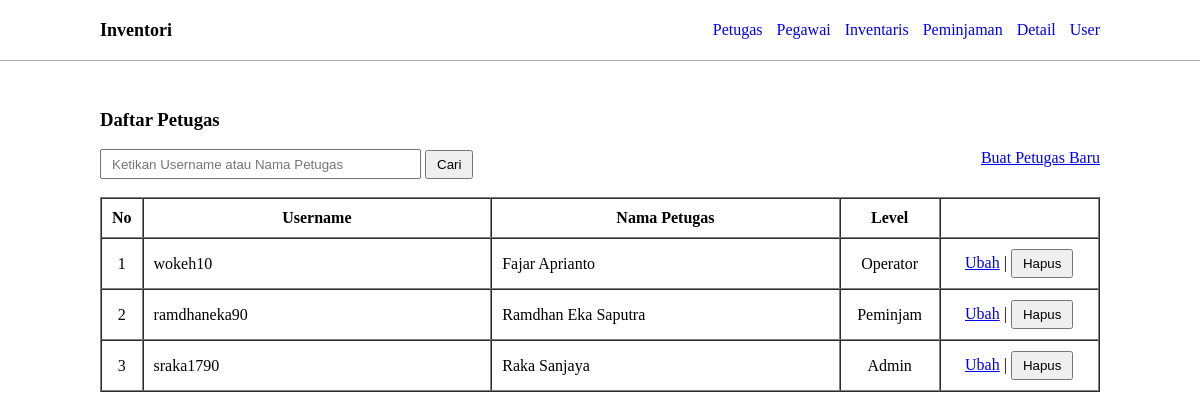
The page / on the database its author committed.
### tables this page shows
CREATE TABLE `petugas` (
  `id_petugas` int(10) UNSIGNED NOT NULL,
  `id_level` int(10) UNSIGNED NOT NULL,
  `nama_petugas` varchar(191) NOT NULL,
  `username` varchar(191) NOT NULL,
  `password` varchar(191) NOT NULL
);

CREATE TABLE `level` (
  `id_level` int(10) UNSIGNED NOT NULL,
  `nama_level` varchar(191) NOT NULL
);

### application/controllers/Petugas.php (called while the page is built, shortened)
<?php
class Petugas extends CI_Controller {
	public function __construct()
  {
    $this->load->model(
			array( 'petugas_model', 'level_model' )
		);
    $this->load->helper(
			array( 'url', 'url_helper' )
		);
    $this->load->library(
			array( 'pagination', 'session' )
		);
  }
	public function index()
	{
		$uri_segment = $this->uri->segment(3);
		$num_rows = $this->petugas_model->countData();
		$config['per_page'] = 10;
		$data['petugas'] = $this->petugas_model->all($config['per_page'], $uri_segment);
		$this->load->view('layout/header');
		$this->load->view('petugas/index', $data);
		$this->load->view('layout/footer');
	}
}

### index.php (called while the page is built, shortened)
<?php
require_once BASEPATH.'core/CodeIgniter.php';

### application/models/Petugas_model.php (called while the page is built, shortened)
<?php
class Petugas_model extends CI_Model {
  public function all($number = NULL, $offset = NULL)
  {
    $this->db->select('petugas.*, level.nama_level');
    $this->db->from('petugas');
    $this->db->join('level', 'petugas.id_level = level.id_level');
    $this->db->limit($number, $offset);
    $this->db->order_by('id_' . self::TABLE_NAME, 'DESC');
    $query = $this->db->get();
    return $query->result_array();
  }
  public function countData()
  {
    return count( $this->all() );
  }
}

### application/views/petugas/index.php (the view, shortened to what this page needs)
<h3>Daftar Petugas</h3>
<div class="left">
  <form action="<?= base_url('petugas/index') ?>" method="GET">
    <input type="text" name="keyword" placeholder="Ketikan Username atau Nama Petugas" autocomplete="off" size="35">
    <button type="submit" name="button">Cari</button>
  </form>
</div>
<div class="right">
  <a href="<?= base_url('petugas/create') ?>">Buat Petugas Baru</a>
</div>
<br>
<table border="1" cellpadding="10" cellspacing="0">
  <thead>
    <th>No</th>
    <th>Username</th>
    <th>Nama Petugas</th>
    <th>Level</th>
    <th></th>
  </thead>
  <tbody>
    <col width="4%">
    <col width="35%">
    <col width="35%">
    <col width="10%">
    <col width="16%">
    <?php foreach( $petugas as $i => $row ) : ?>
      <tr>
        <td class="text-center"><?= $i + 1 ?></td>
        <td><?= $row['username'] ?></td>
        <td><?= $row['nama_petugas'] ?></td>
        <td class="text-center"><?= $row['nama_level'] ?></td>
        <td class="text-center">
          <form action="<?= base_url('petugas/delete/' . $row['id_petugas']) ?>" method="post">
            <a href="<?= base_url('petugas/edit/' . $row['id_petugas']); ?>">Ubah</a> |
            <button type="submit" name="button" onclick="return confirm('Yakin ingin menghapus ?')">Hapus</button>
          </form>
        </td>
      </tr>
    <?php endforeach; ?>
  </tbody>
</table>

### assets/css/style.css (style rules this page uses)
html, body { margin: 0px; padding: 45px 50px 20px 50px; }
table { width: 100%; }
.text-center { text-align: center; }
.left { float: left; }
.right { float: right; }
input[type="text"], input[type="password"], input[type="number"], input[type="date"] { height: 30px; box-sizing: border-box; padding: 0px 10px 0px 10px; }
button { padding: 5px 10px 5px 10px; }

### rows shown on the page
petugas: username "wokeh10", nama_petugas "Fajar Aprianto", id_level.nama_level "Operator"
petugas: username "ramdhaneka90", nama_petugas "Ramdhan Eka Saputra", id_level.nama_level "Peminjam"
petugas: username "sraka1790", nama_petugas "Raka Sanjaya", id_level.nama_level "Admin"
